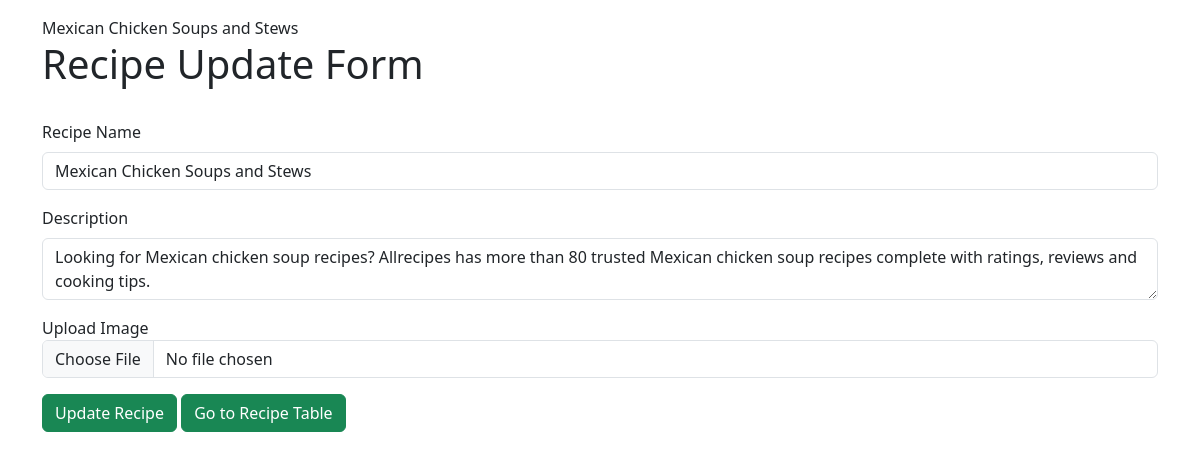
The page /update-recipe/2/ on the database as committed earlier.
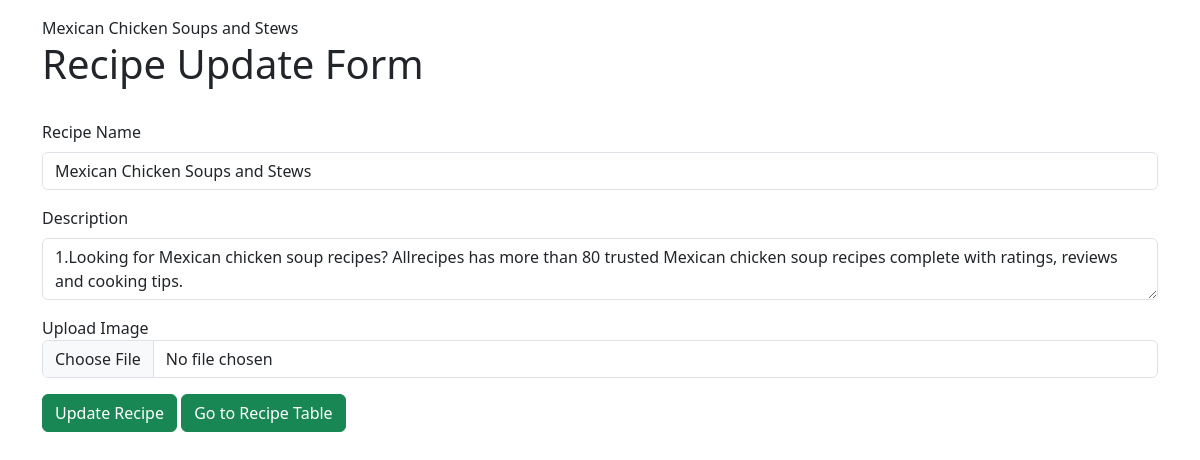
The same page on the database as committed later.
### vegeee/models.py (models this page shows, shortened)
class Recipe(models.Model):
    title = models.CharField(max_length=200)
    description = models.TextField(max_length=200)
    ingredients = models.TextField()
    instructions = models.TextField()
    recipe_image = models.ImageField(upload_to='uploads')

### vegeee/views.py (the view, shortened to what this page needs)
# urls.py: path('update-recipe/<id>/', updateRecipe ),
def updateRecipe(request, id):
    queryset = Recipe.objects.get(id=id)
    context ={"recipe":queryset}
    return render(request, 'recipeupdateform.html', context)

### vegeee/templates/recipeupdateform.html (shortened to what this page needs)
{% extends 'base.html'%} {%block start%}
<div class="container mt-3">
  {{recipe.title}}
    <form action="" method="post" enctype="multipart/form-data">
      <h1>Recipe Update Form</h1>
      <br />
    <div class="mb-3">
      <label for="name" class="form-label">Recipe Name</label>
      <input type="text" name="title" value="{{recipe.title}}" class="form-control"  />
    </div>
    <div class="mb-3">
      <label for="description" class="form-label">Description</label>
      <textarea  name="description" class="form-control" >{{recipe.description}}</textarea>
    </div>
    <div class="mb-3">
      <label class="form-check-label" for="recipe_image">Upload Image</label>
      <input name="recipe_image" type="file" class="form-control" />
    </div>
    <button type="submit" class="btn btn-success">Update Recipe</button>
    <a href="/render-table/" class="btn btn-success" >Go to Recipe Table</a>
  </form>
</div>
{%endblock%}

### home/templates/base.html (shortened to what this page needs)
<!DOCTYPE html>
<html lang="en">
<head>
    <link href="https://cdn.jsdelivr.net/npm/bootstrap@5.3.1/dist/css/bootstrap.min.css" rel="stylesheet">
</head>
<body>
    {% block start %}
    {% endblock %}
</body>
</body>
</html>

Rows that differ between the two databases and show on the page:
changed Recipe "Mexican Chicken Soups and Stews": description "Looking for Mexican chicken soup recipes? Allrecipes has more than 80 trusted Mexican chicken soup recipes complete with ratings, reviews and cooking tips." → "1.Looking for Mexican chicken soup recipes? Allrecipes has more than 80 trusted Mexican chicken soup recipes complete with ratings, reviews and cooking tips."
